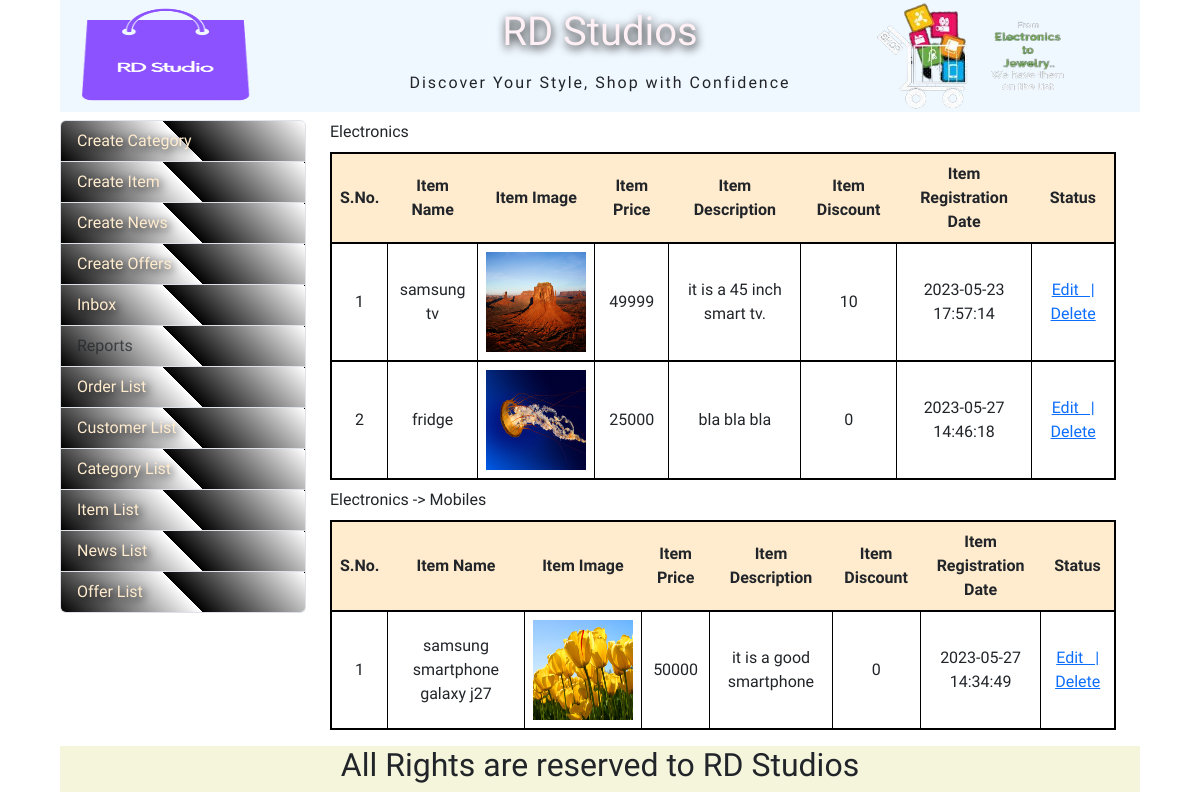
The app's page /itemList.php with its own data.
### tables this page shows
CREATE TABLE IF NOT EXISTS `category_info` (
  `cat_id` int(11) NOT NULL AUTO_INCREMENT,
  `cat_name` varchar(55) NOT NULL,
  `cat_dname` varchar(55) NOT NULL,
  `image_path` text NOT NULL,
  `cat_type` varchar(20) NOT NULL,
  `cat_parent_id` int(11) NOT NULL,
  `reg_date` datetime NOT NULL,
  PRIMARY KEY (`cat_id`)
);

CREATE TABLE IF NOT EXISTS `item_info` (
  `item_id` int(11) NOT NULL AUTO_INCREMENT,
  `item_name` varchar(55) NOT NULL,
  `item_dname` varchar(55) NOT NULL,
  `item_price` float NOT NULL,
  `item_description` text NOT NULL,
  `item_discount` float NOT NULL,
  `item_img` text NOT NULL,
  `item_category` varchar(20) NOT NULL,
  `reg_date` datetime NOT NULL,
  PRIMARY KEY (`item_id`)
);

### itemList.php (the view, shortened to what this page needs)
<?php
require_once("header.php");
?>
<div id="container">
<div id="adminArea" class="row">
<div id="leftAdminArea">
    <?php
     require_once("adminMenu.php");
    ?>
</div>
<div id="rightAdminArea">
    <?php
    require_once("dbconnect.php");
    $sql = "SELECT * FROM `category_info` WHERE cat_parent_id='0'";
    $rsItem = mysqli_query($con, $sql) or die("Query Error -1");
    while($row=mysqli_fetch_array($rsItem))
    {
       $id = $row['cat_id'];
       childCategory($id,$GLOBALS['str'],$con);
    }
    ?>
</div>
</div>
</div>
<?php
function childCategory($id,$str2,$con){
    echo('<table id="displayCartInfoTable"> <tr>' . $str2 . '</tr>
    <tr>
        <th>S.No.</th>
        <th>Item Name</th>
        <th>Item Image</th>
        <th>Item Price</th>
        <th>Item Description</th>
        <th>Item Discount</th>
        <th>Item Registration Date</th>
        <th>Status</th>
    </tr>');
    $sql = "SELECT * FROM `item_info` WHERE `item_category`='$id'";
    $rsItem = mysqli_query($con,$sql);
    if(mysqli_num_rows($rsItem) > 0){
        $cnt = 0;
        while($row = mysqli_fetch_array($rsItem))
        {
            $item_id = $row['item_id'];
            $cnt++;
            echo("<tr>");
            echo("<td>$cnt</td>");
            echo("<td>{$row['item_name']}</td>");
            $img ="./collection/".$row['item_img'];
            echo("<td><img src='$img' height='100px' width='100px'></td>");
            echo("<td>{$row['item_price']}</td>");
            echo("<td>{$row['item_description']}</td>");
            echo("<td>{$row['item_discount']}</td>");
            echo("<td>{$row['reg_date']}</td>");
            echo("<td><a href='editItem.php?offer_id=$item_id'>Edit &nbsp;&nbsp;|</a>
            <a href='deleteItem.php?offer_id=$item_id'>Delete</a></td>");
            echo("</tr>  ");
        }
        echo("</table>");
    }
        $sql1 = "SELECT * FROM `category_info` WHERE cat_parent_id='$id'";
        $rsItem = mysqli_query($con, $sql1) or die("Query Error -1");
        if(mysqli_num_rows($rsItem) > 0)
        {
            $r = mysqli_fetch_array($rsItem);
            $str2 .= " -> " . $r['cat_name'];
            $id=$r['cat_id'];
            childCategory($id,$str2,$con);
        }
        else
        {
            return 0;
        }
}
require_once("footer.php");
?>

### css/style.css (style rules this page uses)
* { margin: 0px; padding: 0px; }
body { font-family: 'Balthazar', serif; }
#container { margin: 0.5rem; width: 90vw; display: flex; flex-direction: column; min-height: 70vh; max-height: fit-content; }
#adminArea { width: 100%; }
#leftAdminArea { width: 25%; }
#rightAdminArea { width: 75%; }
#displayCartInfoTable { margin: 0.5rem auto; border: 2px solid black; }
#displayCartInfoTable tr { border: 2px solid black; }
#displayCartInfoTable td { border: 1px solid black; width: fit-content; padding: 0.5rem; text-align: center; }
#displayCartInfoTable th { text-align: center; background-color: blanchedalmond; padding: 0.5rem; }

### records on screen
item_info: item_name "samsung tv", item_img (picture), item_price "49999", item_description "it is a 45 inch smart tv.", item_discount "10", reg_date "2023-05-23 17:57:14"
item_info: item_name "fridge", item_img (picture), item_price "25000", item_description "bla bla bla", item_discount "0", reg_date "2023-05-27 14:46:18"
item_info: item_name "samsung smartphone galaxy j27", item_img (picture), item_price "50000", item_description "it is a good smartphone", item_discount "0", reg_date "2023-05-27 14:34:49"
